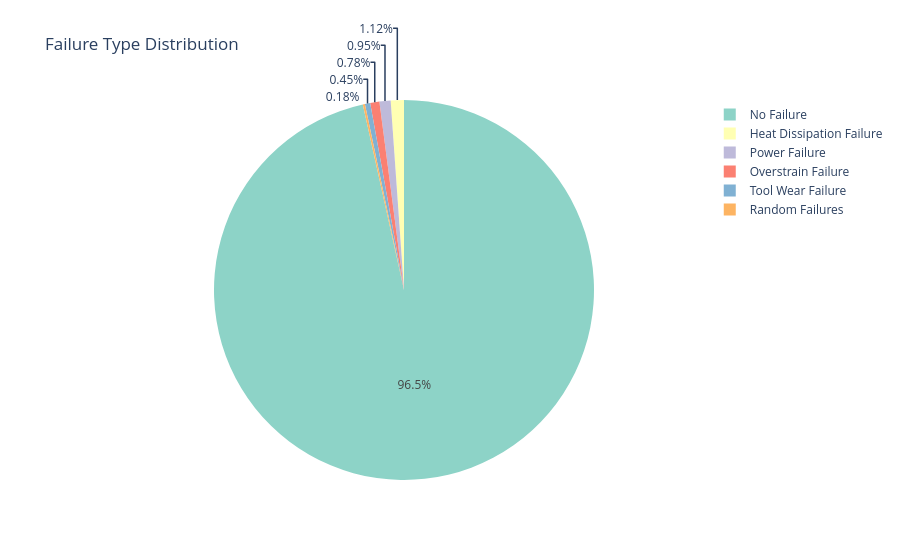

The cell this chart's notebook holds for it:
### Code cell
# Failure distrubution
fig = px.pie(df, names='Failure Type', title = 'Failure Type Distribution', color_discrete_sequence = px.colors.qualitative.Set3)
fig.show()

### Figure 1 — Plotly figure (JSON) as saved in the notebook; plotly's stock layout.template omitted (floating-point values rounded to 4 significant figures; data arrays with more than 128 entries replaced by an {"elided": "..."} marker saying what was removed)
{"data": [{"domain": {"x": [0, 1], "y": [0, 1]}, "hovertemplate": "Failure Type=%{label}<extra></extra>", "labels": {"elided": "10000 str values"}, "legendgroup": "", "name": "", "showlegend": true, "type": "pie"}], "layout": {"legend": {"tracegroupgap": 0}, "piecolorway": ["rgb(141,211,199)", "rgb(255,255,179)", "rgb(190,186,218)", "rgb(251,128,114)", "rgb(128,177,211)", "rgb(253,180,98)", "rgb(179,222,105)", "rgb(252,205,229)", "rgb(217,217,217)", "rgb(188,128,189)", "rgb(204,235,197)", "rgb(255,237,111)"], "title": {"text": "Failure Type Distribution"}}}
